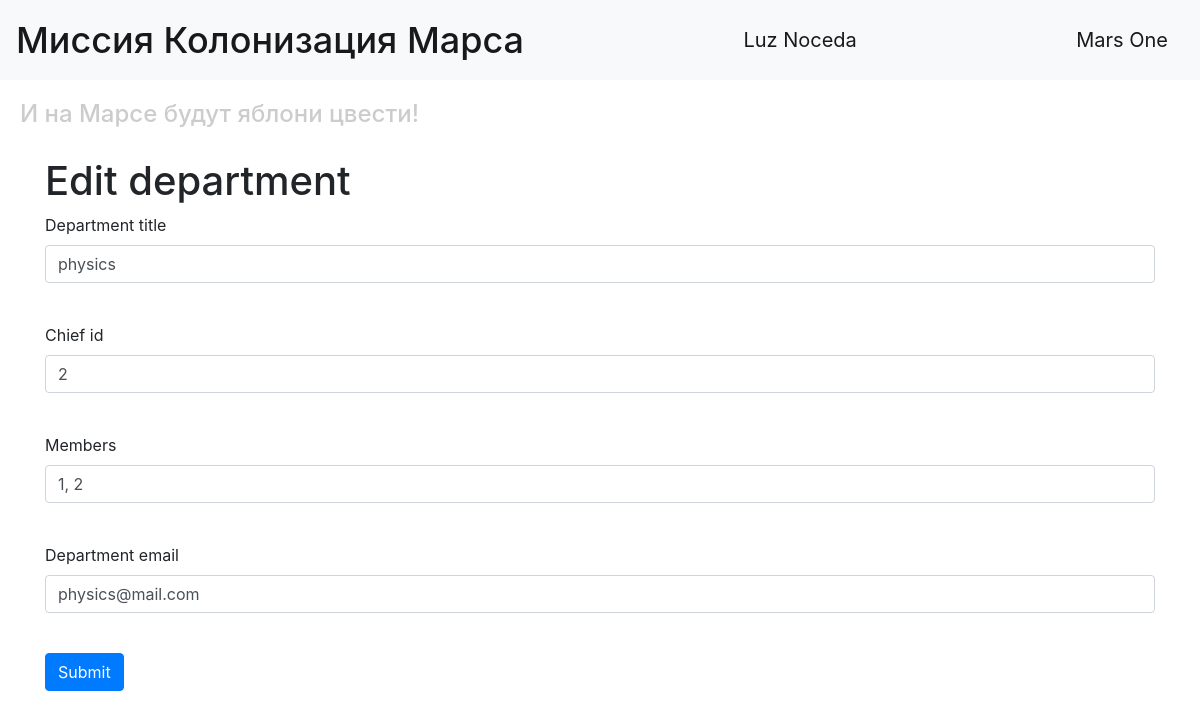
The page /edit_department/1 (signed in) on the database its author committed.
### data/users.py (models this page shows, shortened)
class User(SqlAlchemyBase, UserMixin, SerializerMixin):
    __tablename__ = 'users'
    id = sqlalchemy.Column(sqlalchemy.Integer, primary_key=True, autoincrement=True)
    surname = sqlalchemy.Column(sqlalchemy.String, nullable=True)
    name = sqlalchemy.Column(sqlalchemy.String, nullable=True)
    age = sqlalchemy.Column(sqlalchemy.Integer, nullable=True)
    position = sqlalchemy.Column(sqlalchemy.String, nullable=True)
    speciality = sqlalchemy.Column(sqlalchemy.String, nullable=True)
    address = sqlalchemy.Column(sqlalchemy.String, nullable=True)
    email = sqlalchemy.Column(sqlalchemy.String, index=True, unique=True, nullable=True)
    hashed_password = sqlalchemy.Column(sqlalchemy.String, nullable=True)
    modified_date = sqlalchemy.Column(sqlalchemy.DateTime, default=datetime.datetime.now)

### data/departments.py (models this page shows, shortened)
class Department(SqlAlchemyBase, UserMixin, SerializerMixin):
    __tablename__ = 'department'
    id = sqlalchemy.Column(sqlalchemy.Integer, primary_key=True, autoincrement=True)
    title = sqlalchemy.Column(sqlalchemy.String, nullable=True)
    chief = sqlalchemy.Column(sqlalchemy.Integer, sqlalchemy.ForeignKey("users.id"))
    members = sqlalchemy.Column(sqlalchemy.String, nullable=True)
    email = sqlalchemy.Column(sqlalchemy.String, nullable=True)
    users = orm.relationship("User")

### main.py (the view, shortened to what this page needs)
@app.route('/edit_department/<int:department_id>', methods=['GET', 'POST'])
def edit_department(department_id):
    form = DepartmentForm()
    if request.method == "GET":
        db_sess = db_session.create_session()
        department = db_sess.query(Department).filter(Department.id == department_id) \
            .filter((Department.chief == current_user.id) | (current_user.id == 1)).first()
        if department:
            form.title.data = department.title
            form.chief.data = department.chief
            form.members.data = department.members
            form.email.data = department.email
        else:
            abort(404)
    return render_template('department.html', title='Edit department', form=form)

### forms/user.py
class DepartmentForm(FlaskForm):
    title = StringField('Department title', validators=[DataRequired()])
    chief = IntegerField('Chief id', validators=[DataRequired()])
    members = StringField('Members', validators=[DataRequired()])
    email = StringField('Department email', validators=[DataRequired()])
    submit = SubmitField('Submit')

### data/db_session.py (called while the page is built)
def create_session() -> Session:
    global __factory
    return __factory()

### main.py (called while the page is built)
@login_manager.user_loader
def load_user(user_id):
    db_sess = db_session.create_session()
    return db_sess.query(User).get(user_id)

### templates/department.html (shortened to what this page needs)
{% extends "base.html" %}
{% block content %}
<h1>{{title}}</h1>
<form action="" method="post">
    <p>
        {{ form.title.label }}<br>
        {{ form.title(class="form-control") }}<br>
    </p>
    <p>
        {{ form.chief.label }}<br>
        {{ form.chief(class="form-control") }}<br>
    </p>
    <p>
        {{ form.members.label }}<br>
        {{ form.members(class="form-control") }}<br>
    </p>
    <p>
        {{ form.email.label }}<br>
        {{ form.email(class="form-control") }}<br>
    </p>
    <p>{{ form.submit(type="submit", class="btn btn-primary") }}</p>
</form>
{% endblock %}

### templates/base.html (shortened to what this page needs)
<!DOCTYPE html>
<html lang="en">
<head>
    <link rel="stylesheet"
          href="https://stackpath.bootstrapcdn.com/bootstrap/4.4.1/css/bootstrap.min.css"
>
    <link rel="stylesheet" style="text/css" href="./static/css/style.css" />
</head>
<body>
<header>
    <nav class="navbar navbar-light bg-light">
        <span class="navbar-brand mb-0 h1">Миссия Колонизация Марса</span>
        {% if current_user.is_authenticated %}
            <a class="navbar-brand" href="/logout">{{ current_user.name }} {{ current_user.surname }}</a>
        {% else %}
            <p>
                <a class="btn btn-primary " href="/register">Зарегистрироваться</a>
                <a class="btn btn-success" href="/login">Войти</a>
            </p>
        {% endif %}
        <a class="navbar-brand" href="/">Mars One</a>
    </nav>
    <h4>И на Марсе будут яблони цвести!</h4>
    <main role="main" class="container">
        {% block content %}{% endblock %}
    </main>
</header>
</body>
</html>

### static/css/style.css (style rules this page uses)
h4 { color: #cccccc; padding: 20px; }
span.navbar-brand { font-size: 36px; }
.container { padding-bottom: 50px; }

### rows shown on the page
User: name "Luz", surname "Noceda"
Department: title "physics", chief "2", members "1, 2", email "physics@mail.com"

### other values the page prints
{{ title }} "Edit department"
